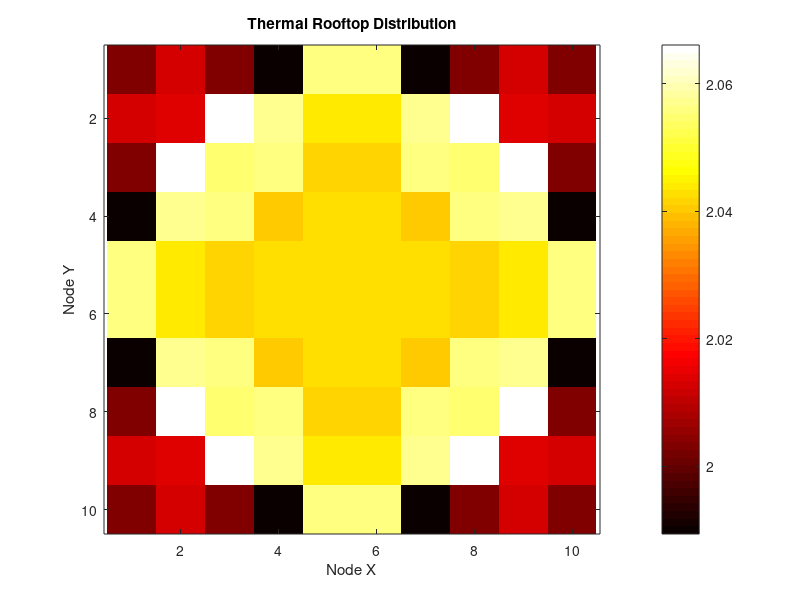
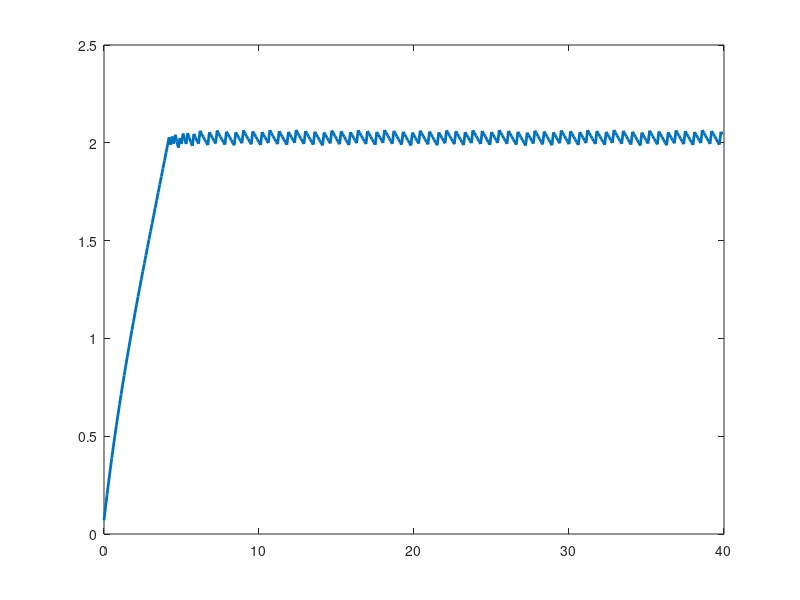

MATLAB code to generate these figures, in order: (Note: this script raises an error after producing the figures.)
clc;
clear;
close all;

% ==========================================================
% GRID PARAMETERS
% ==========================================================

GRID_SIZE = 10;

dt = 0.1;
time_steps = 400;

ambient_temperature = -5.0;

thermal_diffusion = 0.15;
heat_loss = 0.02;

target_temperature = 2.0;

% ==========================================================
% INITIAL TEMPERATURE GRID
% ==========================================================

T = ones(GRID_SIZE, GRID_SIZE) * ambient_temperature;

% Central heated area
for i = 4:7
    for j = 4:7
        T(i, j) = 0.0;
    end
end

% ==========================================================
% STORE HISTORY
% ==========================================================

history = zeros(GRID_SIZE, GRID_SIZE, time_steps);

% ==========================================================
% SIMULATION LOOP
% ==========================================================

for step = 1:time_steps

    T_new = T;

    for i = 1:GRID_SIZE
        for j = 1:GRID_SIZE

            center = T(i, j);

            % Boundary conditions
            if i > 1
                up = T(i - 1, j);
            else
                up = center;
            end

            if i < GRID_SIZE
                down = T(i + 1, j);
            else
                down = center;
            end

            if j > 1
                left = T(i, j - 1);
            else
                left = center;
            end

            if j < GRID_SIZE
                right = T(i, j + 1);
            else
                right = center;
            end

            % Laplacian
            laplacian = up + down + left + right - 4 * center;

            % Diffusion term
            diffusion_term = thermal_diffusion * laplacian;

            % Local heating model
            if center < target_temperature
                heating_term = 0.8;
            else
                heating_term = 0.0;
            end

            % Heat loss
            loss_term = heat_loss * (center - ambient_temperature);

            % Temperature update
            dT = diffusion_term + heating_term - loss_term;

            T_new(i, j) = center + dt * dT;

        end
    end

    T = T_new;

    history(:, :, step) = T;

end

% ==========================================================
% FINAL THERMAL MAP
% ==========================================================

figure;

imagesc(T);

colormap('hot');
colorbar;

axis equal tight;

title('Thermal Rooftop Distribution');

xlabel('Node X');
ylabel('Node Y');

saveas(gcf, 'thermal_map.png');

% ==========================================================
% TRANSIENT RESPONSE
% ==========================================================

center_temperature = zeros(time_steps, 1);

for k = 1:time_steps
    center_temperature(k) = history(6, 6, k);
end

time_axis = (0:time_steps-1) * dt;

figure;

plot(time_axis, center_temperature, 'LineWidth', 2);
hold on;

yline(target_temperature, '--');

xlabel('Time (s)');
ylabel('Temperature (°C)');

title('Transient Thermal Response');

grid on;

saveas(gcf, 'transient_response.png');
